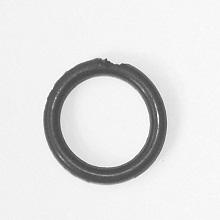
#> input picture pythonProject7/Orings/Oring1.jpg, 220 x 220 px, found by its file name; its folder holds only this picture in this run
$ python project.py
#> lines starting #> are read from the running program, lines starting #| are printed output that depends on the picture; after the words box and inside, x2 and y2 are one past the last pixel; in counts of white or black regions, pixels touching at a corner belong together
import cv2 as cv
import numpy as np
import time
import timeit
import matplotlib.pyplot as plt
import argparse


def threshold(img, thresh):
    for y in range(0, img.shape[0]):  # loops through the rows
        for x in range(0, img.shape[1]):  # loops through the cols
            if img[y, x] > thresh:
                img[y, x] = 255
            else:
                img[y, x] = 0
    return img


def imhist(img):
    hist = np.zeros(256)
    for y in range(0, img.shape[0]):  # loops through the rows
        for x in range(0, img.shape[1]):  # loops through the cols
            hist[img[y, x]] += 1
    return hist


def erosion(img):
    temp = img.copy()
    for y in range(1, img.shape[0] - 1):
        for x in range(1, img.shape[1] - 1):
            target = img[y, x]
            up = img[y - 1, x]
            down = img[y + 1, x]
            left = img[y, x - 1]
            right = img[y, x + 1]

            if target == 255 and (up == 0 or down == 0 or left == 0 or right == 0):
                temp[y, x] = 0

    return temp


def dilation(img):
    temp = img.copy()
    for y in range(1, img.shape[0] - 1):
        for x in range(1, img.shape[1] - 1):
            target = img[y, x]
            up = img[y - 1, x]
            down = img[y + 1, x]
            left = img[y, x - 1]
            right = img[y, x + 1]

            if target == 0 and (up == 255 or down == 255 or left == 255 or right == 255):
                temp[y, x] = 255

    return temp


def findT(hist):
    max_value = 0
    max_index = -1
    for i in range(hist.shape[0]):
        if hist[i] > max_value:
            max_value = hist[i]
            max_index = i
    return max_index - 50

# read in an image into memory
i = 1
while True:
    img = cv.imread('Orings/oring' + str(i) + '.jpg', 0)
#> img is the input picture: shape (220, 220); min 55, max 255, mean 225.2
    i += 1
    if i == 16:
        i = 1
    hist = imhist(img)
#> hist = 256 values, max 6333 at index 243, min 0 at index 0, mean 189.1
    # plt.plot(hist)
    thresh = findT(hist)
#> the loop in findT, `for i in range(hist.shape[0]):` made 256 passes
#> max_value on passes 56, 66, 68, 69, 71, 72, 73, 74, 75, 76, 77, 79: 1, 3, 7, 12, 25, 28, 29, 51, 56, 78, 107, 150
#> after the loop in findT, `for i in range(hist.shape[0]):`: max_index = 243; max_value = 6333
#> thresh = 193
    bw = threshold(img.copy(), thresh)
#> after the loop in threshold, `for y in range(0, img.shape[0]):`:
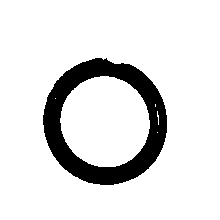
#> img: shape (220, 220); 87.9% white; 1 black region, box (x1, y1, x2, y2) and area: (43, 58, 167, 185) 5855
    img = cv.cvtColor(img, cv.COLOR_GRAY2BGR)
    cv.putText(img, 'FAIL', (20, 20), cv.FONT_HERSHEY_COMPLEX, 0.5, (0, 0, 255))
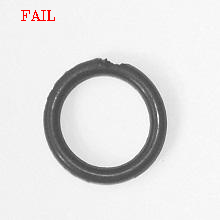
#> img: shape (220, 220, 3); 0.25% of pixels changed, all inside (x1, y1, x2, y2) = (21, 10, 55, 21)
    cv.circle(img, (50, 50), 20, (0, 255, 0))
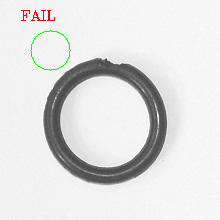
#> img: shape (220, 220, 3); 0.23% of pixels changed, all inside (x1, y1, x2, y2) = (30, 30, 71, 71)
    cv.imshow('oring', img)
    cv.imshow('binary', bw)
    cv.imshow('erosion', erosion(bw))
#> after the loop in erosion, `for y in range(1, img.shape[0] - 1):`:
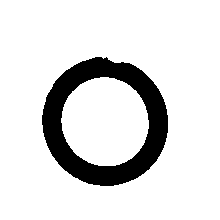
#> temp: shape (220, 220); 86.6% white; 1 black region, box (x1, y1, x2, y2) and area: (42, 57, 168, 186) 6490
    cv.imshow('dilation', dilation(bw))
#> after the loop in dilation, `for y in range(1, img.shape[0] - 1):`:
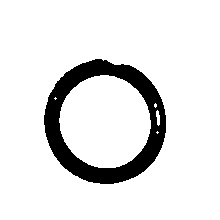
#> temp: shape (220, 220); 89.3% white; 1 black region, box (x1, y1, x2, y2) and area: (44, 59, 166, 184) 5195
    # plt.show()
    c = cv.waitKey()
#> (key q is pressed here)
    if c & 0xFF == ord('q'):
        break
